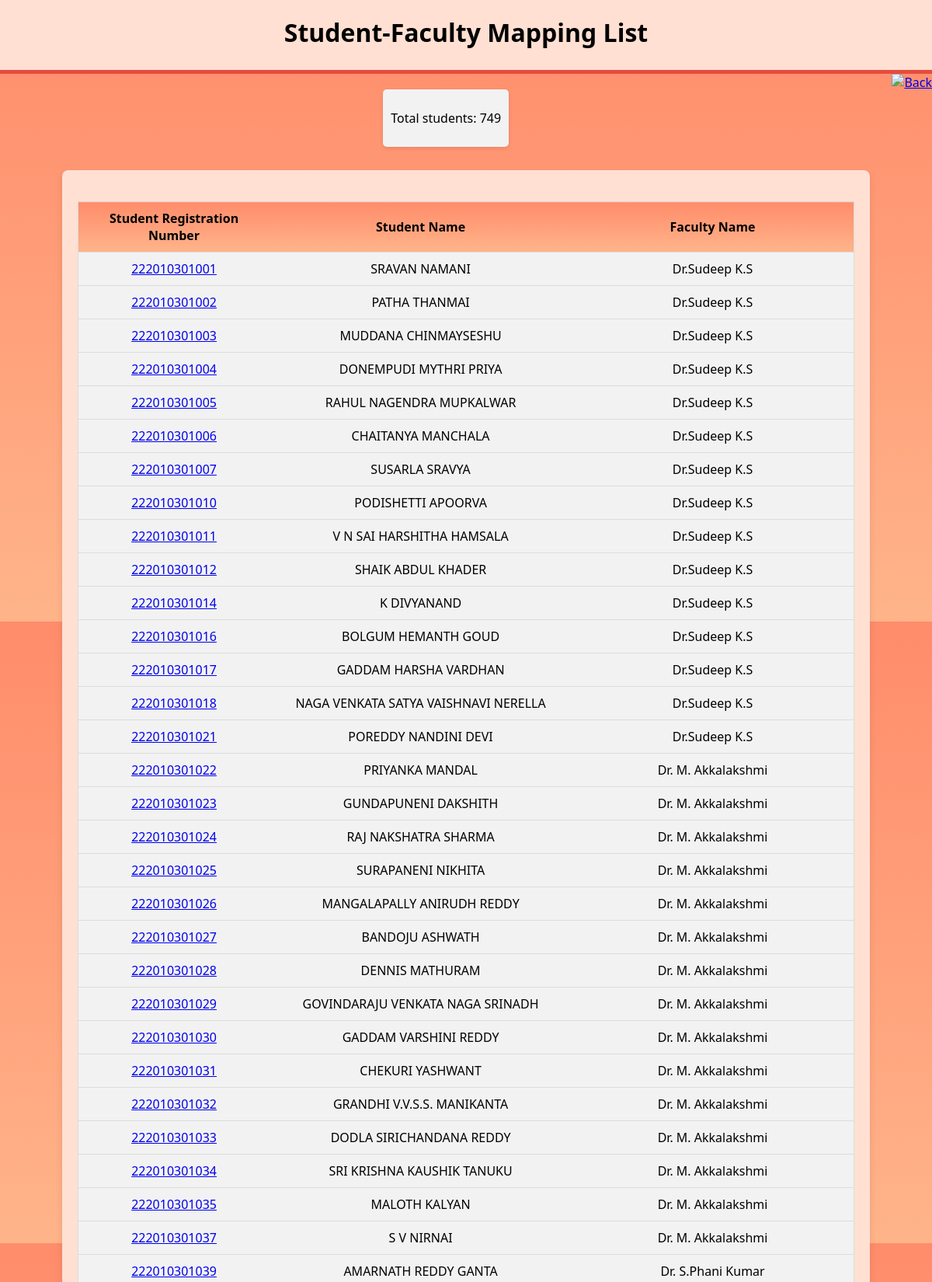
The app's page /mapping_list/ (upper part) with its own data.
### Intern_Portal/models.py (models this page shows, shortened)
class StudentFacultyMapping(models.Model):
    student_registration_number = models.CharField(max_length=20)
    student_name = models.CharField(max_length=100)
    student_branch = models.CharField(max_length=50)
    student_email = models.EmailField()
    faculty_name = models.CharField(max_length=100)
    faculty_email = models.EmailField()
    faculty_phone = models.CharField(max_length=20)

### Intern_Portal/views.py (the view)
# urls.py: path('mapping_list/', views.mapping_list, name='mapping_list'),
def mapping_list(request):
    mappings = StudentFacultyMapping.objects.all()
    return render(request, 'mapping_list.html', {'mappings': mappings})

### Intern_Portal/Templates/mapping_list.html (shortened to what this page needs)
<!DOCTYPE html>
<html>
<head>
</head>
<body>
    <header>
        <h1>Student-Faculty Mapping List</h1>
    </header>
    <div class="main-container">
        <div class="container count-container">
            <p>Total students: <span id="uniqueStudentCount">0</span></p>
        </div>
        <div>
            <a href="#" onclick="history.back();">
                <img src="https://www.freeiconspng.com/thumbs/return-button-png/return-button-png-31.png" alt="Back" style="width: 80px; height: 80px;">
            </a>
        </div>
    </div>
    <div class="container">
        <table>
            <thead>
                <tr>
                    <th>Student Registration Number</th>
                    <th>Student Name</th>
                    <th>Faculty Name</th>
                </tr>
            </thead>
            <tbody>
                {% for mapping in mappings %}
                <tr>
                    <td><a href="{% url 'hod_activities' roll_number=mapping.student_registration_number %}">{{mapping.student_registration_number}}</a></td>
                    <td>{{ mapping.student_name }}</td>
                    <td>{{ mapping.faculty_name }}</td>
                </tr>
                {% endfor %}
            </tbody>
        </table>
    </div>
</body>
</html>

### Intern_Portal/Templates/mapping_list.html (style rules this page uses)
body { font-family: 'Segoe UI', Tahoma, Geneva, Verdana, sans-serif; background: linear-gradient(to bottom, #ff8c6b, #ffa07a, #ffb48a); margin: 0; padding: 0; }
header { background-color: #ffe0d2; color: white; padding: 20px; text-align: center; border-bottom: 5px solid #e74c3c; }
.main-container { display: flex; justify-content: space-between; }
.container { max-width: 1000px; margin: 20px auto; padding: 20px; background: #ffe0d2; border-radius: 8px; box-shadow: 0px 4px 10px rgba(0, 0, 0, 0.1); }
h1 { margin: 0 auto; color: black; background-color: #ffe0d2; border-radius: 15px; height: 50px; width: 660px; text-align: center; }
table { width: 100%; border-collapse: collapse; border: 1px solid #dcdcdc; margin-top: 20px; animation: fade-in 1s ease-out; }
td { padding: 10px 15px; text-align: left; border-bottom: 1px solid #dcdcdc; transition: background-color 0.3s; text-align: center; background-color: #f2f2f2; }
th { font-weight: bold; background: linear-gradient(to bottom, #ff8c6b, #ffa07a, #ffb48a); text-align: center; padding: 10px 15px; border-bottom: 1px solid #dcdcdc; transition: background-color 0.3s; text-align: center; }
.count-container { display: flex; justify-content: space-between; margin-bottom: 10px; padding: 10px; background-color: #f2f2f2; border-radius: 5px; box-shadow: 0px 2px 5px rgba(0, 0, 0, 0.1); }

### records on screen
StudentFacultyMapping: student_registration_number "222010301001", student_name "SRAVAN NAMANI", faculty_name "Dr.Sudeep K.S"
StudentFacultyMapping: student_registration_number "222010301002", student_name "PATHA THANMAI", faculty_name "Dr.Sudeep K.S"
StudentFacultyMapping: student_registration_number "222010301003", student_name "MUDDANA CHINMAYSESHU", faculty_name "Dr.Sudeep K.S"
StudentFacultyMapping: student_registration_number "222010301004", student_name "DONEMPUDI MYTHRI PRIYA", faculty_name "Dr.Sudeep K.S"
StudentFacultyMapping: student_registration_number "222010301005", student_name "RAHUL NAGENDRA MUPKALWAR", faculty_name "Dr.Sudeep K.S"
StudentFacultyMapping: student_registration_number "222010301006", student_name "CHAITANYA MANCHALA", faculty_name "Dr.Sudeep K.S"
StudentFacultyMapping: student_registration_number "222010301007", student_name "SUSARLA SRAVYA", faculty_name "Dr.Sudeep K.S"
StudentFacultyMapping: student_registration_number "222010301010", student_name "PODISHETTI APOORVA", faculty_name "Dr.Sudeep K.S"
StudentFacultyMapping: student_registration_number "222010301011", student_name "V N SAI HARSHITHA HAMSALA", faculty_name "Dr.Sudeep K.S"
StudentFacultyMapping: student_registration_number "222010301012", student_name "SHAIK ABDUL KHADER", faculty_name "Dr.Sudeep K.S"
StudentFacultyMapping: student_registration_number "222010301014", student_name "K DIVYANAND", faculty_name "Dr.Sudeep K.S"
StudentFacultyMapping: student_registration_number "222010301016", student_name "BOLGUM HEMANTH GOUD", faculty_name "Dr.Sudeep K.S"
StudentFacultyMapping: student_registration_number "222010301017", student_name "GADDAM HARSHA VARDHAN", faculty_name "Dr.Sudeep K.S"
StudentFacultyMapping: student_registration_number "222010301018", student_name "NAGA VENKATA SATYA VAISHNAVI NERELLA", faculty_name "Dr.Sudeep K.S"
StudentFacultyMapping: student_registration_number "222010301021", student_name "POREDDY NANDINI DEVI", faculty_name "Dr.Sudeep K.S"
StudentFacultyMapping: student_registration_number "222010301022", student_name "PRIYANKA MANDAL", faculty_name "Dr. M. Akkalakshmi"
StudentFacultyMapping: student_registration_number "222010301023", student_name "GUNDAPUNENI DAKSHITH", faculty_name "Dr. M. Akkalakshmi"
StudentFacultyMapping: student_registration_number "222010301024", student_name "RAJ NAKSHATRA SHARMA", faculty_name "Dr. M. Akkalakshmi"
StudentFacultyMapping: student_registration_number "222010301025", student_name "SURAPANENI NIKHITA", faculty_name "Dr. M. Akkalakshmi"
StudentFacultyMapping: student_registration_number "222010301026", student_name "MANGALAPALLY ANIRUDH REDDY", faculty_name "Dr. M. Akkalakshmi"
StudentFacultyMapping: student_registration_number "222010301027", student_name "BANDOJU ASHWATH", faculty_name "Dr. M. Akkalakshmi"
StudentFacultyMapping: student_registration_number "222010301028", student_name "DENNIS MATHURAM", faculty_name "Dr. M. Akkalakshmi"
StudentFacultyMapping: student_registration_number "222010301029", student_name "GOVINDARAJU VENKATA NAGA SRINADH", faculty_name "Dr. M. Akkalakshmi"
StudentFacultyMapping: student_registration_number "222010301030", student_name "GADDAM VARSHINI REDDY", faculty_name "Dr. M. Akkalakshmi"
StudentFacultyMapping: student_registration_number "222010301031", student_name "CHEKURI YASHWANT", faculty_name "Dr. M. Akkalakshmi"
StudentFacultyMapping: student_registration_number "222010301032", student_name "GRANDHI V.V.S.S. MANIKANTA", faculty_name "Dr. M. Akkalakshmi"
StudentFacultyMapping: student_registration_number "222010301033", student_name "DODLA SIRICHANDANA REDDY", faculty_name "Dr. M. Akkalakshmi"
StudentFacultyMapping: student_registration_number "222010301034", student_name "SRI KRISHNA KAUSHIK TANUKU", faculty_name "Dr. M. Akkalakshmi"
StudentFacultyMapping: student_registration_number "222010301035", student_name "MALOTH KALYAN", faculty_name "Dr. M. Akkalakshmi"
StudentFacultyMapping: student_registration_number "222010301037", student_name "S V NIRNAI", faculty_name "Dr. M. Akkalakshmi"
StudentFacultyMapping: student_registration_number "222010301039", student_name "AMARNATH REDDY GANTA", faculty_name "Dr. S.Phani Kumar"
